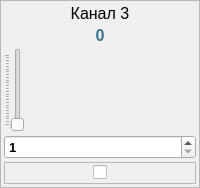
                 <widget class="QFrame" name="frPwr3">
                  <property name="minimumSize">
                   <size>
                    <width>80</width>
                    <height>0</height>
                   </size>
                  </property>
                  <property name="frameShape">
                   <enum>QFrame::StyledPanel</enum>
                  </property>
                  <property name="frameShadow">
                   <enum>QFrame::Raised</enum>
                  </property>
                  <layout class="QVBoxLayout" name="verticalLayout_8">
                   <property name="spacing">
                    <number>3</number>
                   </property>
                   <property name="leftMargin">
                    <number>3</number>
                   </property>
                   <property name="topMargin">
                    <number>3</number>
                   </property>
                   <property name="rightMargin">
                    <number>3</number>
                   </property>
                   <property name="bottomMargin">
                    <number>3</number>
                   </property>
                   <item>
                    <widget class="QLabel" name="lblTitlePwr3">
                     <property name="font">
                      <font>
                       <pointsize>12</pointsize>
                      </font>
                     </property>
                     <property name="text">
                      <string>Канал 3</string>
                     </property>
                     <property name="alignment">
                      <set>Qt::AlignCenter</set>
                     </property>
                    </widget>
                   </item>
                   <item>
                    <widget class="QLabel" name="lblValuePwr3">
                     <property name="palette">
                      <palette>
                       <active>
                        <colorrole role="WindowText">
                         <brush brushstyle="SolidPattern">
                          <color alpha="255">
                           <red>60</red>
                           <green>115</green>
                           <blue>138</blue>
                          </color>
                         </brush>
                        </colorrole>
                        <colorrole role="Text">
                         <brush brushstyle="SolidPattern">
                          <color alpha="255">
                           <red>10</red>
                           <green>121</green>
                           <blue>131</blue>
                          </color>
                         </brush>
                        </colorrole>
                       </active>
                       <inactive>
                        <colorrole role="WindowText">
                         <brush brushstyle="SolidPattern">
                          <color alpha="255">
                           <red>60</red>
                           <green>115</green>
                           <blue>138</blue>
                          </color>
                         </brush>
                        </colorrole>
                        <colorrole role="Text">
                         <brush brushstyle="SolidPattern">
                          <color alpha="255">
                           <red>10</red>
                           <green>121</green>
                           <blue>131</blue>
                          </color>
                         </brush>
                        </colorrole>
                       </inactive>
                       <disabled>
                        <colorrole role="WindowText">
                         <brush brushstyle="SolidPattern">
                          <color alpha="255">
                           <red>120</red>
                           <green>120</green>
                           <blue>120</blue>
                          </color>
                         </brush>
                        </colorrole>
                        <colorrole role="Text">
                         <brush brushstyle="SolidPattern">
                          <color alpha="255">
                           <red>120</red>
                           <green>120</green>
                           <blue>120</blue>
                          </color>
                         </brush>
                        </colorrole>
                       </disabled>
                      </palette>
                     </property>
                     <property name="font">
                      <font>
                       <pointsize>12</pointsize>
                       <weight>75</weight>
                       <bold>true</bold>
                      </font>
                     </property>
                     <property name="text">
                      <string>0</string>
                     </property>
                     <property name="alignment">
                      <set>Qt::AlignCenter</set>
                     </property>
                    </widget>
                   </item>
                   <item>
                    <widget class="QSlider" name="sldPwr3">
                     <property name="minimum">
                      <number>1</number>
                     </property>
                     <property name="maximum">
                      <number>250</number>
                     </property>
                     <property name="orientation">
                      <enum>Qt::Vertical</enum>
                     </property>
                     <property name="tickPosition">
                      <enum>QSlider::TicksAbove</enum>
                     </property>
                     <property name="tickInterval">
                      <number>10</number>
                     </property>
                    </widget>
                   </item>
                   <item>
                    <widget class="QSpinBox" name="edValuePwr3">
                     <property name="font">
                      <font>
                       <pointsize>10</pointsize>
                       <weight>75</weight>
                       <bold>true</bold>
                      </font>
                     </property>
                     <property name="minimum">
                      <number>1</number>
                     </property>
                     <property name="maximum">
                      <number>250</number>
                     </property>
                     <property name="singleStep">
                      <number>10</number>
                     </property>
                    </widget>
                   </item>
                   <item>
                    <widget class="QFrame" name="frCbPwr3">
                     <property name="frameShape">
                      <enum>QFrame::StyledPanel</enum>
                     </property>
                     <property name="frameShadow">
                      <enum>QFrame::Raised</enum>
                     </property>
                     <layout class="QHBoxLayout" name="horizontalLayout_9">
                      <property name="spacing">
                       <number>0</number>
                      </property>
                      <property name="leftMargin">
                       <number>0</number>
                      </property>
                      <property name="topMargin">
                       <number>0</number>
                      </property>
                      <property name="rightMargin">
                       <number>0</number>
                      </property>
                      <property name="bottomMargin">
                       <number>0</number>
                      </property>
                      <item>
                       <spacer name="horizontalSpacer_25">
                        <property name="orientation">
                         <enum>Qt::Horizontal</enum>
                        </property>
                        <property name="sizeHint" stdset="0">
                         <size>
                          <width>24</width>
                          <height>20</height>
                         </size>
                        </property>
                       </spacer>
                      </item>
                      <item>
                       <widget class="QCheckBox" name="cbPwr3">
                        <property name="text">
                         <string/>
                        </property>
                       </widget>
                      </item>
                      <item>
                       <spacer name="horizontalSpacer_26">
                        <property name="orientation">
                         <enum>Qt::Horizontal</enum>
                        </property>
                        <property name="sizeHint" stdset="0">
                         <size>
                          <width>24</width>
                          <height>20</height>
                         </size>
                        </property>
                       </spacer>
                      </item>
                     </layout>
                    </widget>
                   </item>
                  </layout>
                 </widget>
